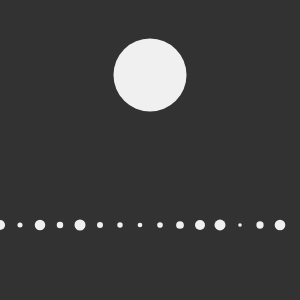
Frame 1 (no input)
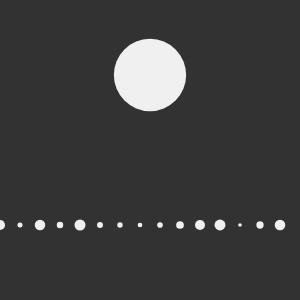
Frame 60 (no input)
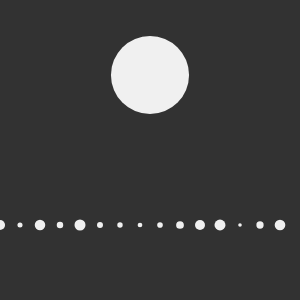
Frame 120 (the mouse pressed at the canvas centre since frame 60)

The p5.js sketch that drew these frames (run headless with seeded random() and noise() and a simulated clock; from frame 60 on, the mouse is pressed at the canvas centre):

// p5.js sketch
// ── sketch.js
// require https://cdnjs.cloudflare.com/ajax/libs/p5.js/0.5.14/p5.js
// require https://cdnjs.cloudflare.com/ajax/libs/p5.js/0.5.14/addons/p5.dom.js

var freq_slider;
var amplitude_slider;
var octive_slider;

function setup() {
    createCanvas(300, 300);

    fill(240);
    noStroke();
    ellipseMode(CENTER);

    createP('Amplitude');
    amplitude_slider = createSlider(0, 100, 100);
    createP('Frequency');
    freq_slider = createSlider(0, 100, 50);
    createP('Octaves/Detail');
    octive_slider = createSlider(1, 8, 1);

}



function draw() {
    background(50);


    var frequency = freq_slider.value() / 100;
    var amplitude = amplitude_slider.value();
    noiseDetail(octive_slider.value(), .5);

    // draw a pulsing circle at the top
    var w = 50 + noise(frameCount * frequency) * amplitude;
    ellipse(width * .5, height * .25, w, w);

    // draw a line of ellipses with varying size
    for (var x = 0; x < width; x += 20) {
        var w = 3 + noise(x * frequency * .1) * .2 * amplitude;
        ellipse(x, height * .75, w, w);
    }
}
